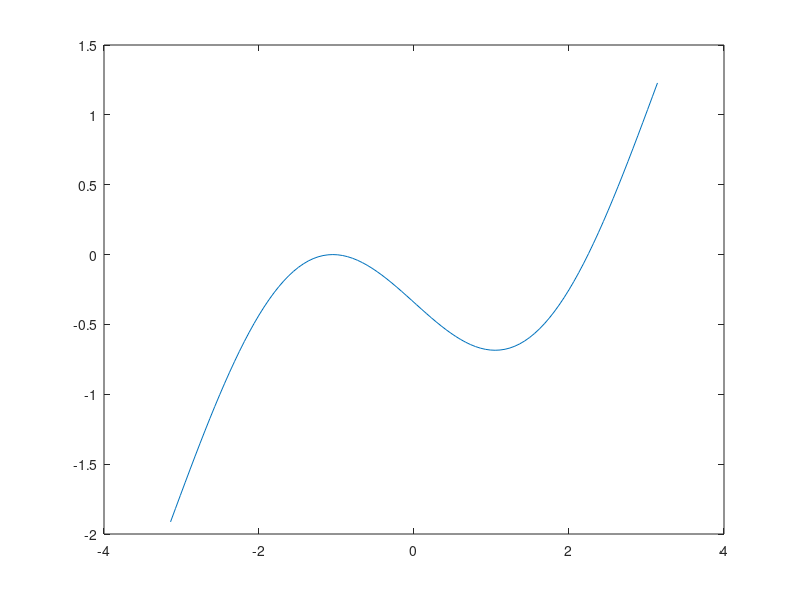

Recreate this plot in MATLAB. (Note: this script raises an error after producing the figure.)
%% Yitian (Tammy) Wang
% MATH0033 Numerical Methods Computational homework 1
clear all, close all, clc, format long, format compact
%%
% *Exercise 1*
%
% (a)
%
% Use Bisection method and plot on the interval between -pi to pi.

x = linspace (-pi, pi);
f = @(x) x/2-sin(x)+pi/6-sqrt(3)/2;
plot(x, f(x))
[zero, res, niter, itersb] = bisection(f, pi/2, pi, 1e-10, 100)

%%
% (b)
%
% From the previous worksheet, the positive root has quadratic convergence
% where the negative root has linear convergence. So the negative root
% would need more number of iterations.


df=@(x) 1/2 - cos(x);
[zero, res, niter, iters] = newton(f, df, -pi/2, 1e-10, 100)
[zero, res, niter, iters] = newton(f, df, pi, 1e-10, 100)

%%
% (c)
%
% Use fixpoint method for the negative root.

phi = @(x) x-2*f(x)/df(x);
[p, res, niter, iters] = fixpoint(phi, -pi/2, 1e-10, 100)